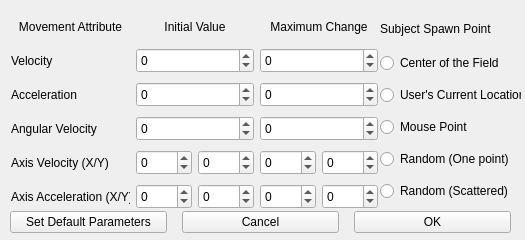
<?xml version="1.0" encoding="UTF-8"?>
<ui version="4.0">
 <class>SubjectWindow</class>
 <widget class="QWidget" name="SubjectWindow">
  <property name="geometry">
   <rect>
    <x>0</x>
    <y>0</y>
    <width>525</width>
    <height>240</height>
   </rect>
  </property>
  <property name="windowTitle">
   <string>Form</string>
  </property>
  <widget class="QWidget" name="layoutWidget">
   <property name="geometry">
    <rect>
     <x>11</x>
     <y>11</y>
     <width>367</width>
     <height>201</height>
    </rect>
   </property>
   <layout class="QHBoxLayout" name="horizontalLayout">
    <item>
     <layout class="QVBoxLayout" name="verticalLayout">
      <item>
       <widget class="QLabel" name="label_3">
        <property name="minimumSize">
         <size>
          <width>0</width>
          <height>25</height>
         </size>
        </property>
        <property name="maximumSize">
         <size>
          <width>16777215</width>
          <height>25</height>
         </size>
        </property>
        <property name="text">
         <string>Movement Attribute</string>
        </property>
        <property name="alignment">
         <set>Qt::AlignCenter</set>
        </property>
       </widget>
      </item>
      <item>
       <widget class="QLabel" name="label">
        <property name="minimumSize">
         <size>
          <width>0</width>
          <height>25</height>
         </size>
        </property>
        <property name="maximumSize">
         <size>
          <width>16777215</width>
          <height>25</height>
         </size>
        </property>
        <property name="text">
         <string>Velocity</string>
        </property>
       </widget>
      </item>
      <item>
       <widget class="QLabel" name="label_5">
        <property name="minimumSize">
         <size>
          <width>0</width>
          <height>25</height>
         </size>
        </property>
        <property name="maximumSize">
         <size>
          <width>16777215</width>
          <height>25</height>
         </size>
        </property>
        <property name="text">
         <string>Acceleration</string>
        </property>
       </widget>
      </item>
      <item>
       <widget class="QLabel" name="label_6">
        <property name="minimumSize">
         <size>
          <width>0</width>
          <height>25</height>
         </size>
        </property>
        <property name="maximumSize">
         <size>
          <width>16777215</width>
          <height>25</height>
         </size>
        </property>
        <property name="text">
         <string>Angular Velocity</string>
        </property>
       </widget>
      </item>
      <item>
       <widget class="QLabel" name="label_8">
        <property name="minimumSize">
         <size>
          <width>0</width>
          <height>25</height>
         </size>
        </property>
        <property name="maximumSize">
         <size>
          <width>16777215</width>
          <height>25</height>
         </size>
        </property>
        <property name="text">
         <string>Axis Velocity (X/Y)</string>
        </property>
       </widget>
      </item>
      <item>
       <widget class="QLabel" name="label_9">
        <property name="minimumSize">
         <size>
          <width>0</width>
          <height>25</height>
         </size>
        </property>
        <property name="maximumSize">
         <size>
          <width>16777215</width>
          <height>25</height>
         </size>
        </property>
        <property name="text">
         <string>Axis Acceleration (X/Y)</string>
        </property>
       </widget>
      </item>
     </layout>
    </item>
    <item>
     <layout class="QVBoxLayout" name="verticalLayout_2">
      <item>
       <widget class="QLabel" name="label_2">
        <property name="minimumSize">
         <size>
          <width>0</width>
          <height>25</height>
         </size>
        </property>
        <property name="maximumSize">
         <size>
          <width>16777215</width>
          <height>25</height>
         </size>
        </property>
        <property name="text">
         <string>Initial Value</string>
        </property>
        <property name="alignment">
         <set>Qt::AlignCenter</set>
        </property>
       </widget>
      </item>
      <item>
       <widget class="QSpinBox" name="spinVelocityInitial">
        <property name="minimumSize">
         <size>
          <width>0</width>
          <height>25</height>
         </size>
        </property>
        <property name="maximumSize">
         <size>
          <width>16777215</width>
          <height>25</height>
         </size>
        </property>
        <property name="minimum">
         <number>-99999</number>
        </property>
        <property name="maximum">
         <number>99999</number>
        </property>
       </widget>
      </item>
      <item>
       <widget class="QSpinBox" name="spinAccelerationInitial">
        <property name="minimumSize">
         <size>
          <width>0</width>
          <height>25</height>
         </size>
        </property>
        <property name="maximumSize">
         <size>
          <width>16777215</width>
          <height>25</height>
         </size>
        </property>
        <property name="minimum">
         <number>-99999</number>
        </property>
        <property name="maximum">
         <number>99999</number>
        </property>
       </widget>
      </item>
      <item>
       <widget class="QSpinBox" name="spinAngularInitial">
        <property name="minimumSize">
         <size>
          <width>0</width>
          <height>25</height>
         </size>
        </property>
        <property name="maximumSize">
         <size>
          <width>16777215</width>
          <height>25</height>
         </size>
        </property>
        <property name="minimum">
         <number>-99999</number>
        </property>
        <property name="maximum">
         <number>99999</number>
        </property>
       </widget>
      </item>
      <item>
       <layout class="QHBoxLayout" name="horizontalLayout_6">
        <item>
         <widget class="QSpinBox" name="spinAxisVelocityInitialX">
          <property name="minimumSize">
           <size>
            <width>0</width>
            <height>25</height>
           </size>
          </property>
          <property name="maximumSize">
           <size>
            <width>16777215</width>
            <height>25</height>
           </size>
          </property>
          <property name="minimum">
           <number>-99999</number>
          </property>
          <property name="maximum">
           <number>99999</number>
          </property>
         </widget>
        </item>
        <item>
         <widget class="QSpinBox" name="spinAxisVelocityInitialY">
          <property name="minimumSize">
           <size>
            <width>0</width>
            <height>25</height>
           </size>
          </property>
          <property name="maximumSize">
           <size>
            <width>16777215</width>
            <height>25</height>
           </size>
          </property>
          <property name="minimum">
           <number>-99999</number>
          </property>
          <property name="maximum">
           <number>99999</number>
          </property>
         </widget>
        </item>
       </layout>
      </item>
      <item>
       <layout class="QHBoxLayout" name="horizontalLayout_5">
        <item>
         <widget class="QSpinBox" name="spinAxisAccelerationInitialX">
          <property name="minimumSize">
           <size>
            <width>0</width>
            <height>25</height>
           </size>
          </property>
          <property name="maximumSize">
           <size>
            <width>16777215</width>
            <height>25</height>
           </size>
          </property>
          <property name="minimum">
           <number>-99999</number>
          </property>
          <property name="maximum">
           <number>99999</number>
          </property>
         </widget>
        </item>
        <item>
         <widget class="QSpinBox" name="spinAxisAccelerationInitialY">
          <property name="minimumSize">
           <size>
            <width>0</width>
            <height>25</height>
           </size>
          </property>
          <property name="maximumSize">
           <size>
            <width>16777215</width>
            <height>25</height>
           </size>
          </property>
          <property name="minimum">
           <number>-99999</number>
          </property>
          <property name="maximum">
           <number>99999</number>
          </property>
         </widget>
        </item>
       </layout>
      </item>
     </layout>
    </item>
    <item>
     <layout class="QVBoxLayout" name="verticalLayout_3">
      <item>
       <widget class="QLabel" name="label_4">
        <property name="minimumSize">
         <size>
          <width>0</width>
          <height>25</height>
         </size>
        </property>
        <property name="maximumSize">
         <size>
          <width>16777215</width>
          <height>25</height>
         </size>
        </property>
        <property name="text">
         <string>Maximum Change</string>
        </property>
        <property name="alignment">
         <set>Qt::AlignCenter</set>
        </property>
       </widget>
      </item>
      <item>
       <widget class="QSpinBox" name="spinVelocityChange">
        <property name="minimumSize">
         <size>
          <width>0</width>
          <height>25</height>
         </size>
        </property>
        <property name="maximumSize">
         <size>
          <width>16777215</width>
          <height>25</height>
         </size>
        </property>
        <property name="minimum">
         <number>-99999</number>
        </property>
        <property name="maximum">
         <number>99999</number>
        </property>
       </widget>
      </item>
      <item>
       <widget class="QSpinBox" name="spinAccelerationChange">
        <property name="minimumSize">
         <size>
          <width>0</width>
          <height>25</height>
         </size>
        </property>
        <property name="maximumSize">
         <size>
          <width>16777215</width>
          <height>25</height>
         </size>
        </property>
        <property name="minimum">
         <number>-99999</number>
        </property>
        <property name="maximum">
         <number>99999</number>
        </property>
       </widget>
      </item>
      <item>
       <widget class="QSpinBox" name="spinAngularChange">
        <property name="minimumSize">
         <size>
          <width>0</width>
          <height>25</height>
         </size>
        </property>
        <property name="maximumSize">
         <size>
          <width>16777215</width>
          <height>25</height>
         </size>
        </property>
        <property name="minimum">
         <number>-99999</number>
        </property>
        <property name="maximum">
         <number>99999</number>
        </property>
       </widget>
      </item>
      <item>
       <layout class="QHBoxLayout" name="horizontalLayout_3">
        <item>
         <widget class="QSpinBox" name="spinAxisVelocityChangeX">
          <property name="minimumSize">
           <size>
            <width>0</width>
            <height>25</height>
           </size>
          </property>
          <property name="maximumSize">
           <size>
            <width>16777215</width>
            <height>25</height>
           </size>
          </property>
          <property name="frame">
           <bool>true</bool>
          </property>
          <property name="minimum">
           <number>-99999</number>
          </property>
          <property name="maximum">
           <number>99999</number>
          </property>
         </widget>
        </item>
        <item>
         <widget class="QSpinBox" name="spinAxisVelocityChangeY">
          <property name="minimumSize">
           <size>
            <width>0</width>
            <height>25</height>
           </size>
          </property>
          <property name="maximumSize">
           <size>
            <width>16777215</width>
            <height>25</height>
           </size>
          </property>
          <property name="minimum">
           <number>-99999</number>
          </property>
          <property name="maximum">
           <number>99999</number>
          </property>
         </widget>
        </item>
       </layout>
      </item>
      <item>
       <layout class="QHBoxLayout" name="horizontalLayout_4">
        <item>
         <widget class="QSpinBox" name="spinAxisAccelerationChangeX">
          <property name="minimumSize">
           <size>
            <width>0</width>
            <height>25</height>
           </size>
          </property>
          <property name="maximumSize">
           <size>
            <width>16777215</width>
            <height>25</height>
           </size>
          </property>
          <property name="minimum">
           <number>-99999</number>
          </property>
          <property name="maximum">
           <number>99999</number>
          </property>
         </widget>
        </item>
        <item>
         <widget class="QSpinBox" name="spinAxisAccelerationChangeY">
          <property name="minimumSize">
           <size>
            <width>0</width>
            <height>25</height>
           </size>
          </property>
          <property name="maximumSize">
           <size>
            <width>16777215</width>
            <height>25</height>
           </size>
          </property>
          <property name="minimum">
           <number>-99999</number>
          </property>
          <property name="maximum">
           <number>99999</number>
          </property>
         </widget>
        </item>
       </layout>
      </item>
     </layout>
    </item>
   </layout>
  </widget>
  <widget class="QWidget" name="layoutWidget">
   <property name="geometry">
    <rect>
     <x>380</x>
     <y>10</y>
     <width>141</width>
     <height>201</height>
    </rect>
   </property>
   <layout class="QVBoxLayout" name="verticalLayout_4">
    <item>
     <widget class="QLabel" name="label_7">
      <property name="minimumSize">
       <size>
        <width>0</width>
        <height>25</height>
       </size>
      </property>
      <property name="maximumSize">
       <size>
        <width>16777215</width>
        <height>25</height>
       </size>
      </property>
      <property name="text">
       <string>Subject Spawn Point</string>
      </property>
     </widget>
    </item>
    <item>
     <widget class="QRadioButton" name="radioCenter">
      <property name="text">
       <string>Center of the Field</string>
      </property>
     </widget>
    </item>
    <item>
     <widget class="QRadioButton" name="radioUser">
      <property name="text">
       <string>User's Current Location</string>
      </property>
     </widget>
    </item>
    <item>
     <widget class="QRadioButton" name="radioMouse">
      <property name="text">
       <string>Mouse Point</string>
      </property>
     </widget>
    </item>
    <item>
     <widget class="QRadioButton" name="radioRandom">
      <property name="text">
       <string>Random (One point)</string>
      </property>
     </widget>
    </item>
    <item>
     <widget class="QRadioButton" name="radioScattered">
      <property name="text">
       <string>Random (Scattered)</string>
      </property>
     </widget>
    </item>
   </layout>
  </widget>
  <widget class="QWidget" name="layoutWidget">
   <property name="geometry">
    <rect>
     <x>10</x>
     <y>210</y>
     <width>501</width>
     <height>25</height>
    </rect>
   </property>
   <layout class="QHBoxLayout" name="horizontalLayout_2">
    <property name="spacing">
     <number>15</number>
    </property>
    <item>
     <widget class="QPushButton" name="buttonDefault">
      <property name="text">
       <string>Set Default Parameters</string>
      </property>
     </widget>
    </item>
    <item>
     <widget class="QPushButton" name="buttonCancel">
      <property name="text">
       <string>Cancel</string>
      </property>
     </widget>
    </item>
    <item>
     <widget class="QPushButton" name="buttonOK">
      <property name="text">
       <string>OK</string>
      </property>
     </widget>
    </item>
   </layout>
  </widget>
 </widget>
 <resources/>
 <connections/>
</ui>
